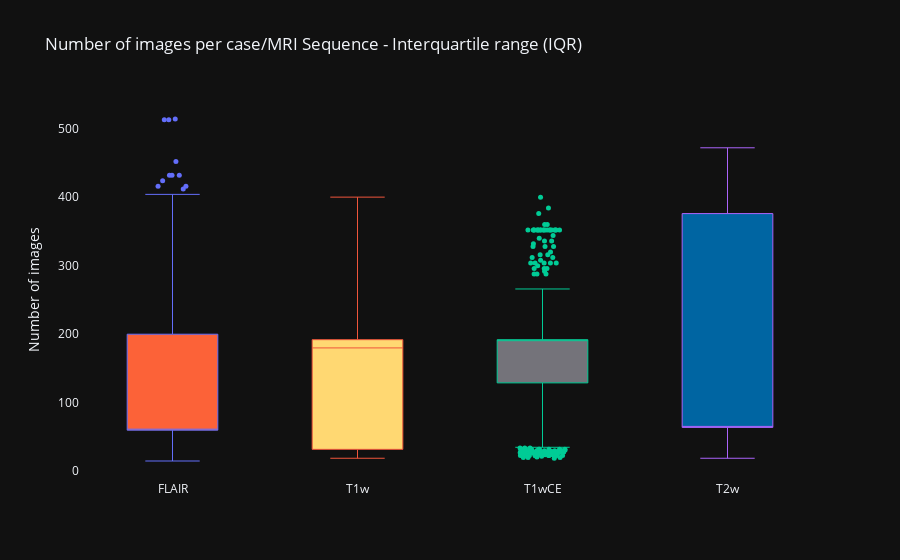

Notebook code for this chart:
### Code cell
fig = go.Figure()
fig.add_trace(go.Box(y=lbl_df['FLAIR'], 
                         name='FLAIR', 
                         jitter=0.5,
                         whiskerwidth=0.6,
                         fillcolor=colors1[0],
                         marker_size=5,
                         line_width=1))
fig.add_trace(go.Box(y=lbl_df['T1w'], 
                         name='T1w', 
                         jitter=0.5,
                         whiskerwidth=0.6,
                         fillcolor=colors1[1],
                         marker_size=5,
                         line_width=1))
fig.add_trace(go.Box(y=lbl_df['T1wCE'], 
                         name='T1wCE', 
                         jitter=0.5,
                         whiskerwidth=0.6,
                         fillcolor=colors1[-1],
                         marker_size=5,
                         line_width=1))
fig.add_trace(go.Box(y=lbl_df['T2w'], 
                         name='T2w', 
                         jitter=0.5,
                         whiskerwidth=0.6,
                         fillcolor=colors1[-2],
                         marker_size=5,
                         line_width=1))

fig.update_layout(xaxis={'title' : None,'showgrid' :False},
                  yaxis=dict(title='Number of images',showgrid=False,zeroline=False),
                  showlegend=False,
                 title = 'Number of images per case/MRI Sequence - Interquartile range (IQR)')    
fig.show()

### Figure 1 — Plotly figure (JSON) as saved in the notebook; plotly's stock layout.template omitted (floating-point values rounded to 4 significant figures; data arrays with more than 128 entries replaced by an {"elided": "..."} marker saying what was removed)
{"data": [{"fillcolor": "#FC6238", "jitter": 0.5, "line": {"width": 1}, "marker": {"size": 5}, "name": "FLAIR", "type": "box", "whiskerwidth": 0.6, "y": {"elided": "585 int values"}}, {"fillcolor": "#FFD872", "jitter": 0.5, "line": {"width": 1}, "marker": {"size": 5}, "name": "T1w", "type": "box", "whiskerwidth": 0.6, "y": {"elided": "585 int values"}}, {"fillcolor": "#74737A", "jitter": 0.5, "line": {"width": 1}, "marker": {"size": 5}, "name": "T1wCE", "type": "box", "whiskerwidth": 0.6, "y": {"elided": "585 int values"}}, {"fillcolor": "#0065A2", "jitter": 0.5, "line": {"width": 1}, "marker": {"size": 5}, "name": "T2w", "type": "box", "whiskerwidth": 0.6, "y": {"elided": "585 int values"}}], "layout": {"showlegend": false, "title": {"text": "Number of images per case/MRI Sequence - Interquartile range (IQR)"}, "xaxis": {"showgrid": false, "title": {}}, "yaxis": {"showgrid": false, "title": {"text": "Number of images"}, "zeroline": false}}}
